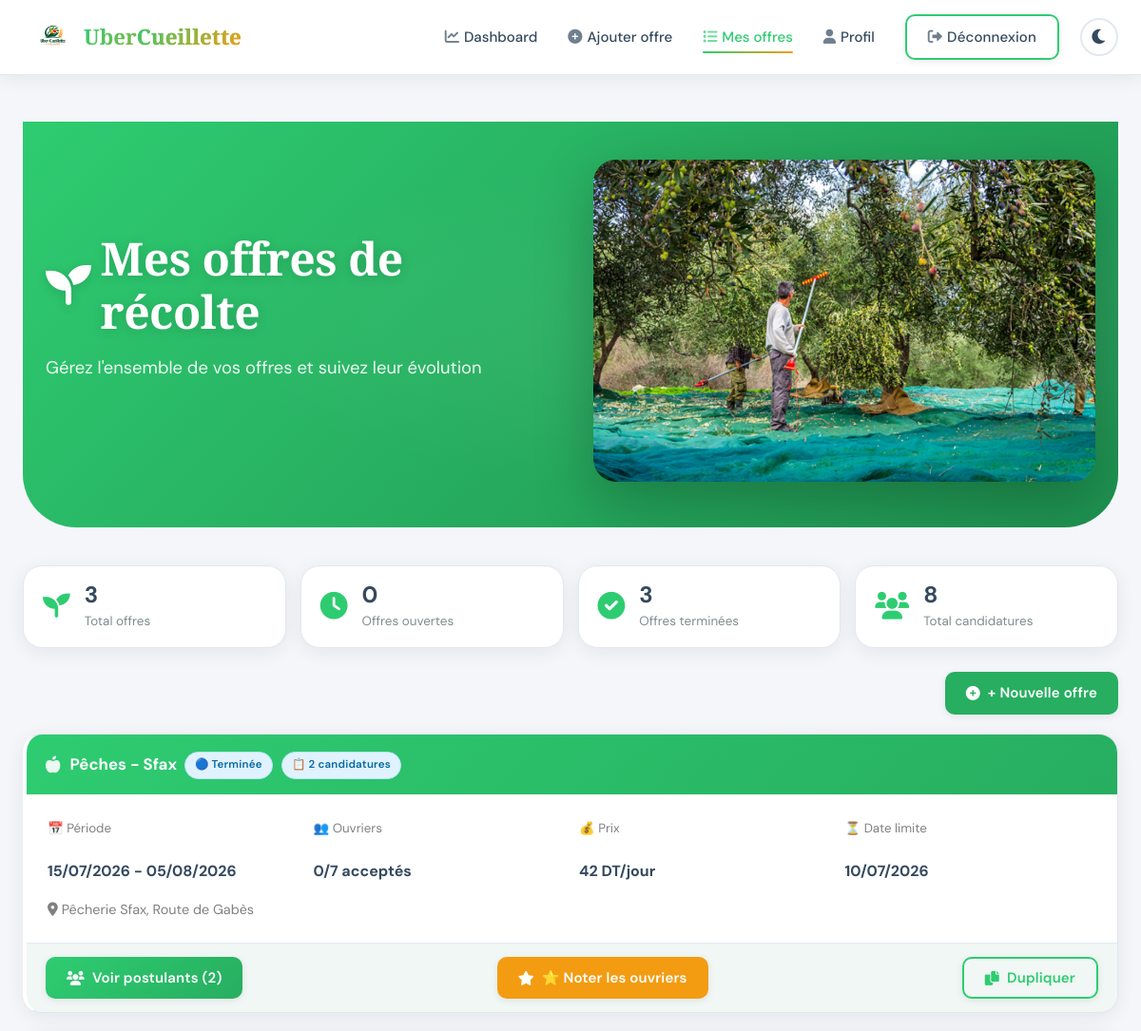
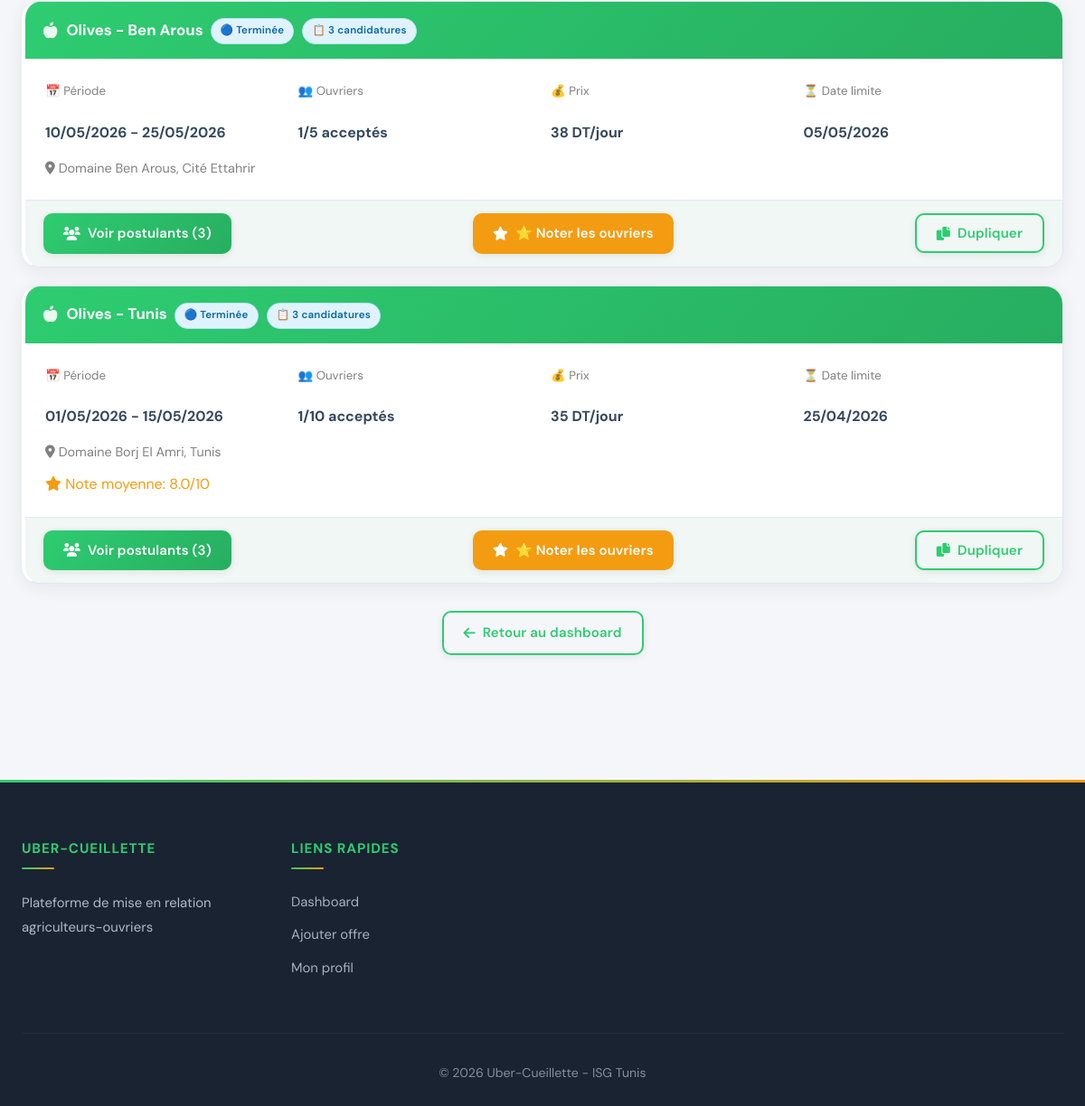
The page /src/agriculteur/mes-offres.php (signed in) on the database its author committed (2 pictures, top to bottom).
### tables this page shows
CREATE TABLE IF NOT EXISTS `uber_cueillette_offre` (
  `id_offre` int NOT NULL AUTO_INCREMENT,
  `id_type_fruit` int NOT NULL,
  `id_gouvernorat` int NOT NULL,
  `adresse` varchar(50) NOT NULL,
  `date_debut` date NOT NULL,
  `date_fin` date NOT NULL,
  `nombre_ouvriers` int NOT NULL,
  `prix_journee` float NOT NULL,
  `description` TEXT,
  `date_limite` date NOT NULL,
  `id_agriculteur` int NOT NULL,
  PRIMARY KEY (`id_offre`),
  KEY `fk_offre_type_fruit` (`id_type_fruit`),
  KEY `fk_offre_gouvernorat` (`id_gouvernorat`),
  KEY `fk_offre_agriculteur` (`id_agriculteur`)
);

CREATE TABLE IF NOT EXISTS `uber_cueillette_type_fruit` (
  `id_type_fruit` int NOT NULL AUTO_INCREMENT,
  `libelle` varchar(20) NOT NULL,
  PRIMARY KEY (`id_type_fruit`)
);

CREATE TABLE IF NOT EXISTS `uber_cueillette_gouvernorat` (
  `id_gouvernorat` int NOT NULL AUTO_INCREMENT,
  `libelle` varchar(30) NOT NULL,
  PRIMARY KEY (`id_gouvernorat`)
);

### src/agriculteur/mes-offres.php (the view, shortened to what this page needs)
<?php
require_once('../config/database.php');
$id_agriculteur = $_SESSION['user_id'];
$sql = "SELECT o.*, tf.libelle as type_fruit, g.libelle as gouvernorat_libelle,
        (SELECT COUNT(*) FROM uber_cueillette_candidature WHERE id_offre = o.id_offre) as total_candidatures,
        (SELECT COUNT(*) FROM uber_cueillette_candidature WHERE id_offre = o.id_offre AND decision = 'acceptee') as acceptees,
        (SELECT AVG(note) FROM uber_cueillette_candidature WHERE id_offre = o.id_offre AND note IS NOT NULL) as note_moyenne
        FROM uber_cueillette_offre o
        JOIN uber_cueillette_type_fruit tf ON o.id_type_fruit = tf.id_type_fruit
        JOIN uber_cueillette_gouvernorat g ON o.id_gouvernorat = g.id_gouvernorat
        WHERE o.id_agriculteur = ?
        ORDER BY o.date_limite DESC";
$stmt = $pdo->prepare($sql);
$stmt->execute([$id_agriculteur]);
$offres = $stmt->fetchAll();
$total_offres = count($offres);
$offres_ouvertes = 0;
$offres_terminees = 0;
$offres_cloturees = 0;
$total_candidatures = 0;
foreach ($offres as $offre) {
    $total_candidatures += $offre['total_candidatures'];
    $aujourdhui = date('Y-m-d');
    if ($offre['date_fin'] < $aujourdhui) {
        $offres_terminees++;
    } elseif ($offre['date_limite'] >= $aujourdhui && $offre['date_debut'] >= $aujourdhui) {
        $offres_ouvertes++;
    } else {
        $offres_cloturees++;
    }
}
?>
<!DOCTYPE html>
<html lang="fr">
<head>
    <link rel="stylesheet" href="../css/style.css">
    <link rel="stylesheet" href="https://cdnjs.cloudflare.com/ajax/libs/font-awesome/6.0.0/css/all.min.css">
</head>
<body>
    <nav class="navbar">
        <div class="container">
            <a href="../racine/index.html" class="logo">
                <img src="../images/Uber-Cueillette-logo.png" alt="Uber-Cueillette" class="logo-img">
                <span>Uber<span>Cueillette</span></span>
            </a>
            <ul class="nav-menu">
                <li><a href="dashboard.php"><i class="fas fa-chart-line"></i> Dashboard</a></li>
                <li><a href="ajouter-offre.php"><i class="fas fa-plus-circle"></i> Ajouter offre</a></li>
                <li><a href="mes-offres.php" class="active"><i class="fas fa-list"></i> Mes offres</a></li>
                <li><a href="profil.php"><i class="fas fa-user"></i> Profil</a></li>
                <li class="nav-buttons">
                    <a href="../racine/logout.php" class="btn btn-outline"><i class="fas fa-sign-out-alt"></i> Déconnexion</a>
                    <button id="theme-toggle" class="theme-toggle">
                        <i class="fas fa-moon"></i>
                    </button>
                </li>
            </ul>
        </div>
    </nav>
    <main>
        <div class="container">
            <div class="hero" style="padding: 40px 0; margin-bottom: 40px;">
                <div class="container">
                    <div class="hero-content">
                        <h1><i class="fas fa-seedling"></i> Mes offres de récolte</h1>
                        <p>Gérez l'ensemble de vos offres et suivez leur évolution</p>
                    </div>
                    <div class="hero-image">
                        <img src="../images/hero-agriculture1.png" alt="Mes offres" onerror="this.style.display='none'">
                    </div>
                </div>
            </div>
            <div class="offres-stats">
                <div class="offre-stat-badge">
                    <i class="fas fa-seedling"></i>
                    <div>
                        <span><?php echo $total_offres; ?></span>
                        <small>Total offres</small>
                    </div>
                </div>
                <div class="offre-stat-badge">
                    <i class="fas fa-clock"></i>
                    <div>
                        <span><?php echo $offres_ouvertes; ?></span>
                        <small>Offres ouvertes</small>
                    </div>
                </div>
                <div class="offre-stat-badge">
                    <i class="fas fa-check-circle"></i>
                    <div>
                        <span><?php echo $offres_terminees; ?></span>
                        <small>Offres terminées</small>
                    </div>
                </div>
                <div class="offre-stat-badge">
                    <i class="fas fa-users"></i>
                    <div>
                        <span><?php echo $total_candidatures; ?></span>
                        <small>Total candidatures</small>
                    </div>
                </div>
            </div>
            <div style="text-align: right; margin: 20px 0;">
                <a href="ajouter-offre.php" class="btn btn-success">
                    <i class="fas fa-plus-circle"></i> + Nouvelle offre
                </a>
            </div>
            <?php if (empty($offres)): ?>
                <div class="empty-state">
                    <i class="fas fa-seedling"></i>
                    <h3>Aucune offre pour le moment</h3>
                    <p>Commencez par créer votre première offre de récolte</p>
                    <a href="ajouter-offre.php" class="btn btn-primary">Créer une offre</a>
                </div>
            <?php else: ?>
                <?php foreach($offres as $offre):
                    $aujourdhui = date('Y-m-d');
                    if ($offre['date_fin'] < $aujourdhui) {
                        $statut = 'terminee';
                        $statut_class = 'info';
                        $statut_texte = '🔵 Terminée';
                    } elseif ($offre['date_limite'] >= $aujourdhui && $offre['date_debut'] >= $aujourdhui) {
                        $statut = 'ouverte';
                        $statut_class = 'success';
                        $statut_texte = '🟢 Ouverte';
                    } else {
                        $statut = 'cloturee';
                        $statut_class = 'warning';
                        $statut_texte = '🟡 Clôturée';
                    }
                ?>
                <div class="card offre-card" data-id="<?php echo $offre['id_offre']; ?>" style="margin-bottom: 20px;">
                    <div class="card-header">
                        <div style="display: flex; align-items: center; gap: 10px;">
                            <i class="fas fa-apple-alt"></i>
                            <strong><?php echo htmlspecialchars($offre['type_fruit'] . ' - ' . $offre['gouvernorat_libelle']); ?></strong>
                        </div>
                        <div>
                            <span class="badge badge-<?php echo $statut_class; ?>"><?php echo $statut_texte; ?></span>
                            <span class="badge badge-info">📋 <?php echo $offre['total_candidatures']; ?> candidatures</span>
                        </div>
                    </div>
                    <div class="card-body">
                        <div style="display: grid; grid-template-columns: repeat(4, 1fr); gap: 15px; margin-bottom: 15px;">
                            <div>
                                <small style="color: gray;">📅 Période</small><br>
                                <strong><?php echo date('d/m/Y', strtotime($offre['date_debut'])); ?> - <?php echo date('d/m/Y', strtotime($offre['date_fin'])); ?></strong>
                            </div>
                            <div>
                                <small style="color: gray;">👥 Ouvriers</small><br>
                                <strong><?php echo $offre['acceptees']; ?>/<?php echo $offre['nombre_ouvriers']; ?> acceptés</strong>
                            </div>
                            <div>
                                <small style="color: gray;">💰 Prix</small><br>
                                <strong><?php echo $offre['prix_journee']; ?> DT/jour</strong>
                            </div>
                            <div>
                                <small style="color: gray;">⏳ Date limite</small><br>
                                <strong><?php echo date('d/m/Y', strtotime($offre['date_limite'])); ?></strong>
                            </div>
                        </div>
                        <div style="color: gray; font-size: 0.9rem;">
                            <i class="fas fa-map-marker-alt"></i> <?php echo htmlspecialchars($offre['adresse']); ?>
                        </div>
                        <?php if ($statut == 'terminee' && $offre['note_moyenne']): ?>
                        <div style="margin-top: 10px; color: #f39c12;">
                            <i class="fas fa-star"></i> Note moyenne: <?php echo number_format($offre['note_moyenne'], 1); ?>/10
                        </div>
                        <?php endif; ?>
                    </div>
                    <div class="card-footer" style="display: flex; gap: 10px; flex-wrap: wrap;">
                        <a href="postulants.php?offre=<?php echo $offre['id_offre']; ?>" class="btn btn-primary">
                            <i class="fas fa-users"></i> Voir postulants (<?php echo $offre['total_candidatures']; ?>)
                        </a>
                        <?php if ($statut == 'terminee'): ?>
                        <a href="noter-ouvriers.php?offre=<?php echo $offre['id_offre']; ?>" class="btn btn-warning" style="background: #f39c12; color: white;">
                            <i class="fas fa-star"></i> ⭐ Noter les ouvriers
                        </a>
                        <button class="btn btn-outline btn-dupliquer" data-id="<?php echo $offre['id_offre']; ?>">
                            <i class="fas fa-copy"></i> Dupliquer
                        </button>
                        <?php endif; ?>
                    </div>
                </div>
                <?php endforeach; ?>
            <?php endif; ?>
            <div style="text-align: center; margin: 30px 0;">
                <a href="dashboard.php" class="btn btn-outline">
                    <i class="fas fa-arrow-left"></i> Retour au dashboard
                </a>
            </div>
        </div>
    </main>
    <footer class="footer">
        <div class="container">
            <div class="footer-grid">
                <div class="footer-col">
                    <h4>Uber-Cueillette</h4>
                    <p>Plateforme de mise en relation agriculteurs-ouvriers</p>
                </div>
                <div class="footer-col">
                    <h4>Liens rapides</h4>
                    <ul>
                        <li><a href="dashboard.php">Dashboard</a></li>
                        <li><a href="ajouter-offre.php">Ajouter offre</a></li>
                        <li><a href="profil.php">Mon profil</a></li>
                    </ul>
                </div>
            </div>
            <div class="footer-bottom">
                <p>&copy; 2026 Uber-Cueillette - ISG Tunis</p>
            </div>
        </div>
    </footer>
</body>
</html>

### rows shown on the page
uber_cueillette_offre: id_type_fruit.libelle "Pêches - Sfax", date_fin "🔵 Terminée", total_candidatures "2", date_debut "15/07/2026", date_fin "05/08/2026", acceptees "0", nombre_ouvriers "7", prix_journee "42", date_limite "10/07/2026", adresse "Pêcherie Sfax, Route de Gabès"
uber_cueillette_offre: id_type_fruit.libelle "Olives - Ben Arous", date_fin "🔵 Terminée", total_candidatures "3", date_debut "10/05/2026", date_fin "25/05/2026", acceptees "1", nombre_ouvriers "5", prix_journee "38", date_limite "05/05/2026", adresse "Domaine Ben Arous, Cité Ettahrir"
uber_cueillette_offre: id_type_fruit.libelle "Olives - Tunis", date_fin "🔵 Terminée", total_candidatures "3", date_debut "01/05/2026", date_fin "15/05/2026", acceptees "1", nombre_ouvriers "10", prix_journee "35", date_limite "25/04/2026", adresse "Domaine Borj El Amri, Tunis", note_moyenne "8.0"

### other values the page prints
$total_offres "3"
$offres_ouvertes "0"
$offres_terminees "3"
$total_candidatures "8"
